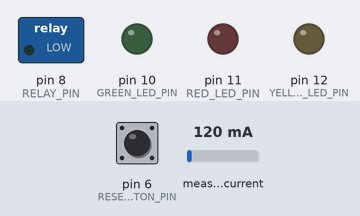
Recording of a sketch running on a simulated Arduino Uno, built with avr-gcc and run on an emulated ATmega328P. Shown: switched loads named in the sketch (green lamp = pin HIGH), output pins drawn as LEDs (lit = HIGH). Inputs (shaded band) come from the test bench; at power-on: measured current 120 mA, pin 6 (RESET_BUTTON_PIN) HIGH. Random numbers use the default seed unless the sketch sets one; EEPROM starts erased; what the sketch prints to the serial monitor is not drawn.

Above: at 3.2 s.
3.3 s: measured current set to 1467 mA
4.8 s: measured current set to 1514 mA
At 5.5 s:
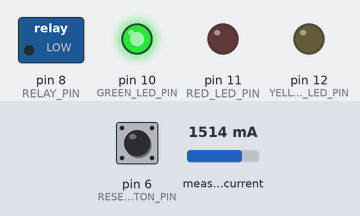
6.3 s: measured current set to 40 mA
At 7.2 s:
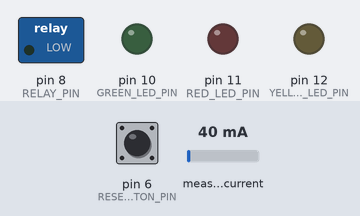
7.8 s: measured current set to 1960 mA
At 8.2 s:
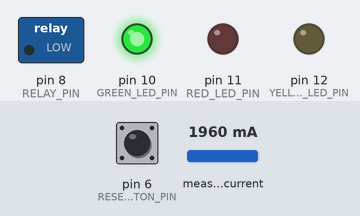
Timing chart, 0 to 10.3 s (numbered marks = the images above; inputs shaded):
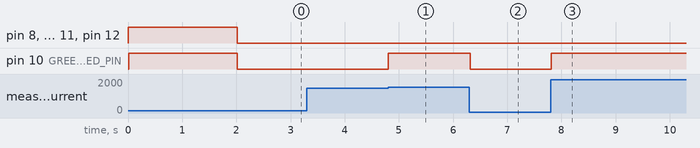

The sketch:

IrrigationPumpControl.ino
```cpp
#include <ACS712.h>

//-----------------------
// PINS
//-----------------------
#define YELLOW_LED_PIN     12
#define RED_LED_PIN        11
#define GREEN_LED_PIN      10
#define RELAY_PIN          8
#define RESET_BUTTON_PIN   6
#define CURRENT_SENSOR_PIN A0
#define EMPTY_ANALOG_PIN   A5

//-----------------------
// System variables
//-----------------------
#define PUMP_RUN_TIME          14.0 // Minutes
#define CLEAN_FILTER_ALERT     12.4 // Minutes
#define PUMP_CURRENT_THRESHOLD  1.5 // Amperes

//-----------------------
// Global variables
//-----------------------
const uint32_t MAX_RUN_TIME = PUMP_RUN_TIME * 60UL * 1000UL;
const uint32_t ALERT_THRESHOLD = CLEAN_FILTER_ALERT * 60UL * 1000UL;

uint32_t lastTimestamp = 0;
bool alert = false;
bool halt = false;
bool pumpOn = false;

ACS712 sensor(ACS712_05B, CURRENT_SENSOR_PIN);

//-----------------------
// Serial helper
//-----------------------
template<typename T>
Print& operator<<(Print& printer, T value) {
  printer.print(value);
  return printer;
}
const char endl = '\n';
```

eeprom.ino
```cpp
#include <EEPROM.h>

long dataIndex;

const uint16_t SIGNATURE = 0xADA0;
const uint16_t SIGNATURE_IDX = 0;
const uint16_t DATAINDEX_IDX = 2;

void loadState() {
  randomSeed(analogRead(EMPTY_ANALOG_PIN));
  dataIndex = generateNewIndex();

  if (isEepromInitialized()) {
    Serial << "EEPROM is initialized" << endl;
    loadStateAndRelocate();
  } else {
    Serial << "EEPROM is not initialized" << endl;
    initializeEeprom();
  }
}

void saveState() {
  EEPROM.update(dataIndex, halt);
}

bool isEepromInitialized() {
  uint16_t signature;
  EEPROM.get(SIGNATURE_IDX, signature);
  return signature == SIGNATURE;
}

void initializeEeprom() {
  EEPROM.put(DATAINDEX_IDX, dataIndex);
  EEPROM.put(SIGNATURE_IDX, SIGNATURE);
  Serial << "Storing state at " << dataIndex << endl;
}

void loadStateAndRelocate() {
  long previousDataIndex;
  EEPROM.get(DATAINDEX_IDX, previousDataIndex);
  EEPROM.get(previousDataIndex, halt);
  Serial << "Relocating state from " << previousDataIndex << " to " << dataIndex << endl;
  EEPROM.put(dataIndex, halt);
  EEPROM.put(DATAINDEX_IDX, dataIndex);
  alert = halt;
}

long generateNewIndex() {
  uint16_t headerSize = sizeof(SIGNATURE) + sizeof(long);
  long index = random(headerSize, E2END - sizeof(halt));
  return index;
}
```

loop.ino
```cpp
void loop() {
  writeOutputs();

  if (isResetButtonPressed()) {
    reset();
    saveState();
    return;
  }
  if (halt) {
    pumpOn = false;
    return;
  }
  if (isPumpRunning()) {
    pumpOn = true;
    if (checkIfAlertIsNeeded()) {
      alert = true;
    }
    if (checkIfHaltIsNeeded()) {
      halt = true;
      saveState();
    }
    return;
  }
  if (alert) {
    halt = true;
    saveState();
  }
  pumpOn = false;
  lastTimestamp = millis();
}

void writeOutputs() {
  // Set LEDs:
  digitalWrite(YELLOW_LED_PIN, alert ? HIGH : LOW);
  digitalWrite(RED_LED_PIN, halt ? HIGH : LOW);
  digitalWrite(GREEN_LED_PIN, pumpOn ? HIGH : LOW);
  // Relay is on when LOW:
  digitalWrite(RELAY_PIN, halt ? HIGH : LOW);
}

bool isResetButtonPressed() {
  return digitalRead(RESET_BUTTON_PIN) == 0;
}

void reset() {
  lastTimestamp = millis();
  halt = false;
  pumpOn = false;
  alert = false;
}

bool isPumpRunning() {
  float currentReading = sensor.getCurrentAC(60);
  // Serial.println(String("I = ") + currentReading + " A");
  return currentReading > PUMP_CURRENT_THRESHOLD;
}

bool checkIfAlertIsNeeded() {
  return millis() > lastTimestamp + ALERT_THRESHOLD;
}

bool checkIfHaltIsNeeded() {
  return millis() > lastTimestamp + MAX_RUN_TIME;
}
```

setup.ino
```cpp
void setup() {
  pinMode(YELLOW_LED_PIN, OUTPUT);
  pinMode(RED_LED_PIN, OUTPUT);
  pinMode(GREEN_LED_PIN, OUTPUT);
  pinMode(RELAY_PIN, OUTPUT);
  pinMode(RESET_BUTTON_PIN, INPUT_PULLUP);
  Serial.begin(9600);
  int zero = sensor.calibrate();
  Serial << "Zero point for this sensor = " << zero << endl;
  // Relay starts turned off by default
  digitalWrite(RELAY_PIN, HIGH);
  loadState();
  runLedTest();
}

void runLedTest() {
  digitalWrite(YELLOW_LED_PIN, HIGH);
  digitalWrite(RED_LED_PIN, HIGH);
  digitalWrite(GREEN_LED_PIN, HIGH);
  delay(2000);
}
```

Measured:
- the behaviour switches between 1500 and 1501 mA on measured current (found by bisection; images 0 and 1)
- after the input at 3.3 s, every drawn part: stays the same
- after the input at 4.8 s, pin 10 (GREEN_LED_PIN): LOW → HIGH at once
- after the input at 6.3 s, pin 10 (GREEN_LED_PIN): HIGH → LOW at once
- after the input at 7.8 s, pin 10 (GREEN_LED_PIN): LOW → HIGH at once
